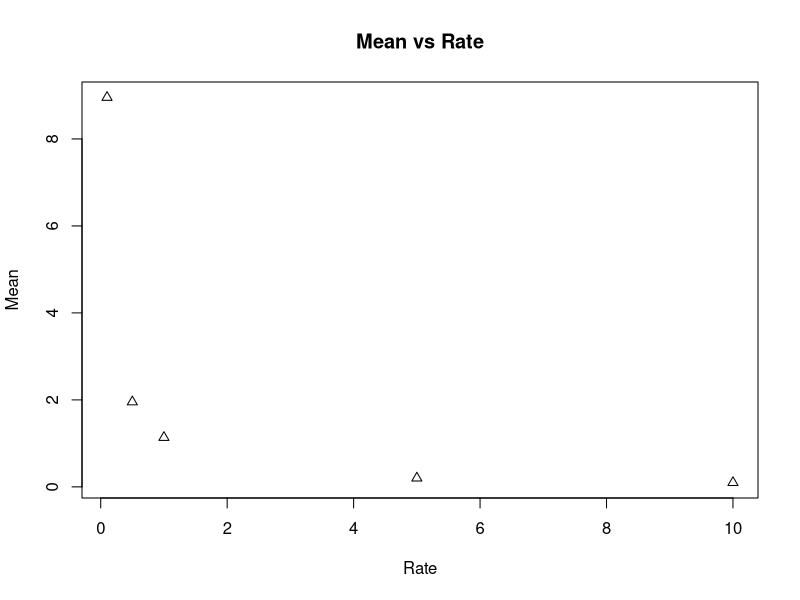
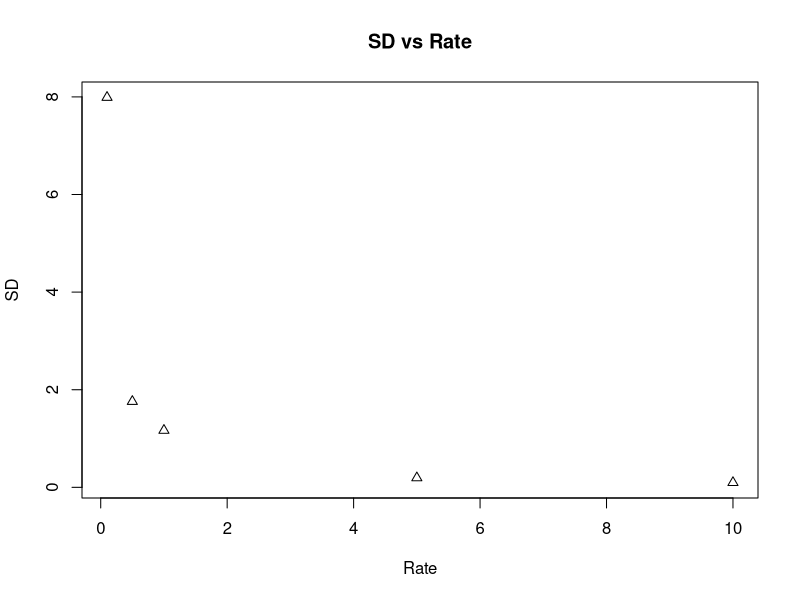
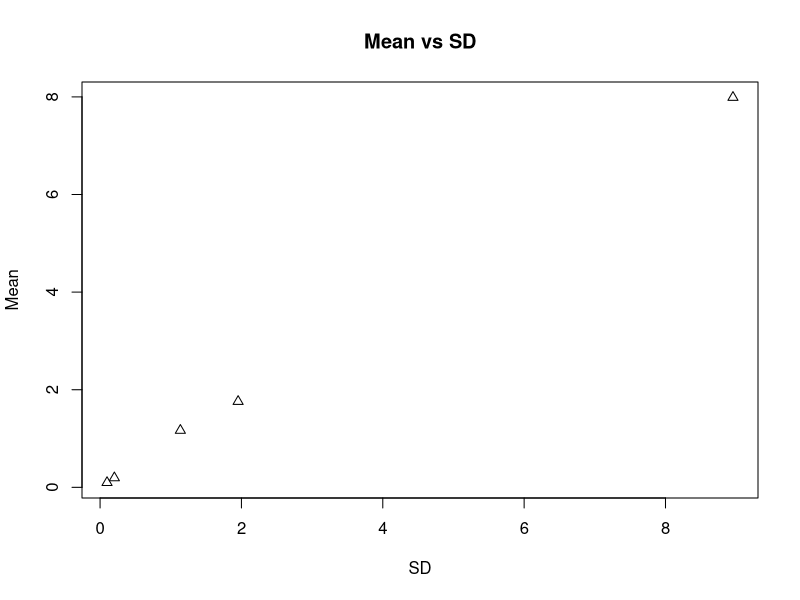
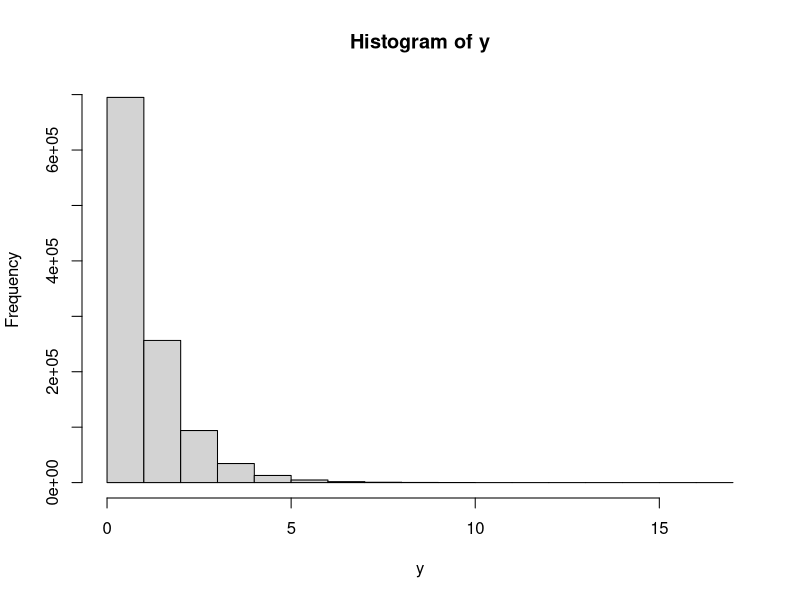
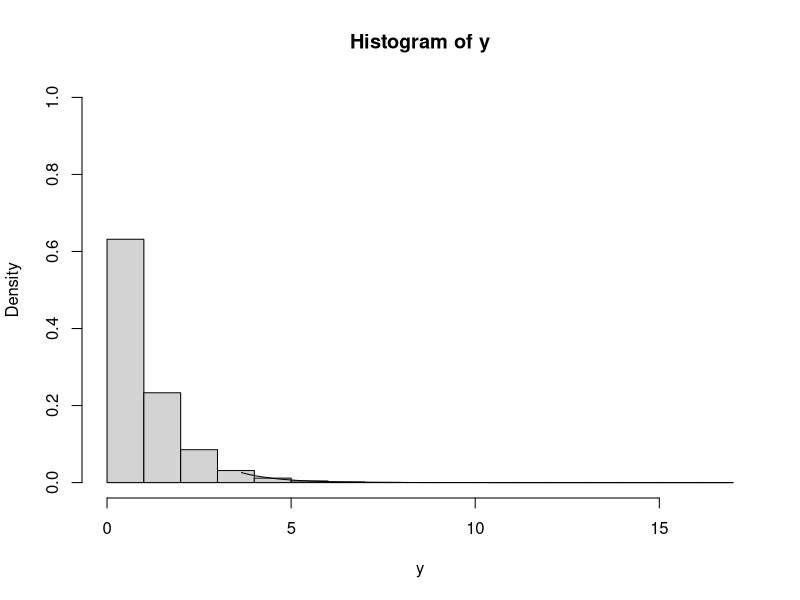
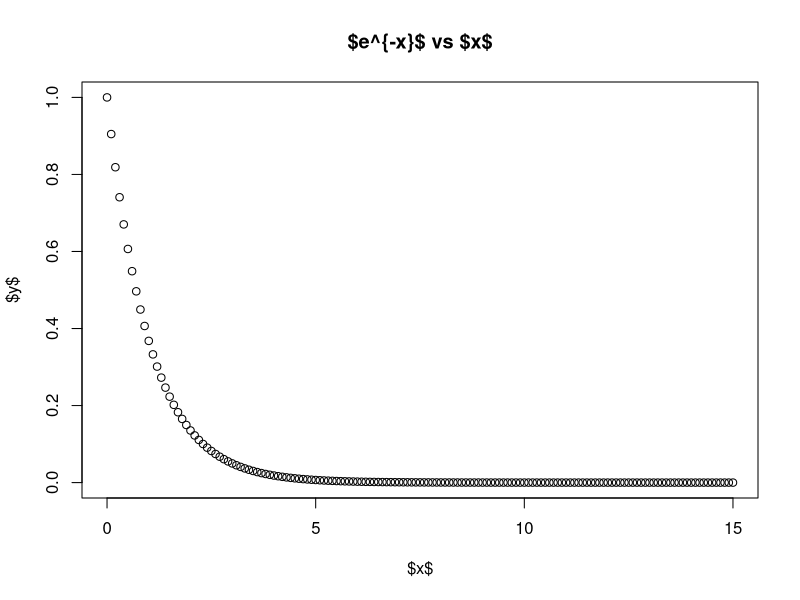
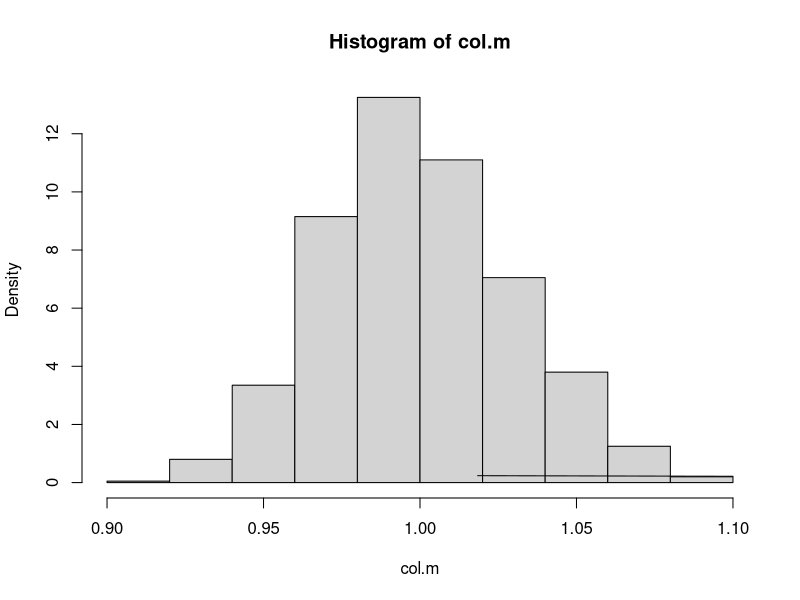
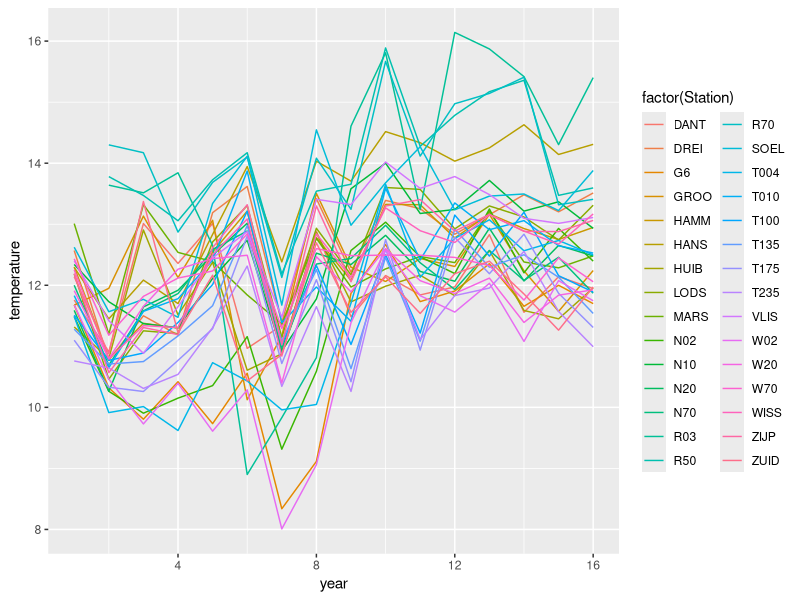

These charts were generated, in order, by the following R code:
## ---- chunk 1
x1 <- rexp(n=100)
m.x1 <- mean(x1)
m.x1
## ---- chunk 2
sd.x1 <- sd(x1)
sd.x1
## ---- chunk 3
x0.1 <- rexp(n=100, rate=0.1)
x0.5 <- rexp(n=100, rate=0.5)
x5 <- rexp(n=100, rate=5)
x10 <- rexp(n=100, rate=10)
## ---- chunk 4
plot(c(0.1,0.5,1,5,10), c(mean(x0.1), mean(x0.5), mean(x1), mean(x5), mean(x10)), pch=2, xlab = 'Rate', ylab='Mean', main='Mean vs Rate')
## ---- chunk 5
plot(c(0.1,0.5,1,5,10), c(sd(x0.1), sd(x0.5), sd(x1), sd(x5), sd(x10)), pch=2, xlab = 'Rate', ylab='SD', main='SD vs Rate')
## ---- chunk 6
plot(c(mean(x0.1), mean(x0.5), mean(x1), mean(x5), mean(x10)), c(sd(x0.1), sd(x0.5), sd(x1), sd(x5), sd(x10)), pch=2, xlab = 'SD', ylab='Mean', main='Mean vs SD')
## ---- chunk 7
y <- rexp(n=1100000)
## ---- chunk 8
hist(y)
## ---- chunk 9
h <- hist(y, plot = FALSE)
ylim <- range(0, h$density, dexp(0))
hist(y, freq = FALSE, ylim = ylim)
curve(dexp, y, add=TRUE)
## ---- chunk 10
plot(seq(0,15,0.1), exp(-seq(0,15,0.1)), main='$e^{-x}$ vs $x$', xlab = '$x$', ylab='$y$')
## ---- chunk 11
y.mat  <- matrix(y, nrow=1100,ncol=1000)
## ---- chunk 12
mean(y.mat[,371])
## ---- chunk 13
col.m <- colMeans(y.mat)
h <- hist(col.m, plot = FALSE)
ylim <- range(0, h$density, dnorm(0))
hist(col.m, freq = FALSE, ylim = ylim)
curve(dnorm, col.m, add=TRUE)
## ---- chunk 14
mean(y.mat[y.mat>1])
## ---- chunk 15
temp.data <- read.csv("Temperature.csv", header=TRUE)
temp.data$DateNr <- as.Date(temp.data$DateNr, format='%m/%d/%Y')
month <- format(temp.data$DateNr, '%m')
year <- format(temp.data$DateNr, '%Y')

temp.df <- data.frame(month)
temp.df$month <- as.factor(month)
temp.df$year <- as.factor(year)
temp.df$Station <- temp.data$Station
temp.df$temperature <- temp.data$Temperature
head(temp.df)
## ---- chunk 16
agg <- aggregate(temperature~year+month, data=temp.df, mean, na.rm=TRUE)
head(agg)
## ---- chunk 17
tempeture.list <- agg$temperature
## ---- chunk 18
print(agg[, c('year', 'month', 'temperature')])
## ---- chunk 19
count <- as.data.frame(table(temp.df$Station))
print(count)
sorted <- count[order(-count$Freq),]
top10 <- sorted[1:10,]
## ---- chunk 20
print(top10)
## ---- chunk 21
top10.stations <- sorted$Var1
## ---- chunk 22
agg<-aggregate(temperature~Station+year+month, data=temp.df, mean)
head(agg)
## ---- chunk 23
library(ggplot2)
agg<-aggregate(temperature~Station+year, data=temp.df, mean)
agg$year <- as.numeric(agg$year)
ggplot(agg, aes(x=year, y=temperature)) + geom_line() + aes(color=factor(Station))
